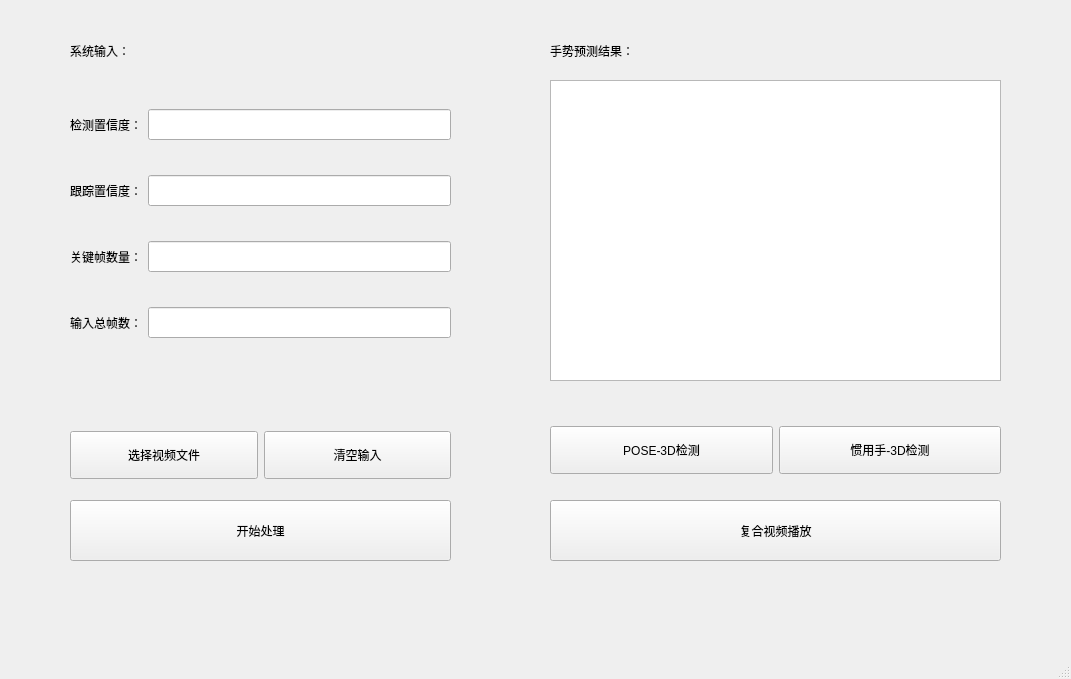
<?xml version="1.0" encoding="UTF-8"?>
<ui version="4.0">
 <class>MainWindow</class>
 <widget class="QMainWindow" name="MainWindow">
  <property name="geometry">
   <rect>
    <x>0</x>
    <y>0</y>
    <width>1071</width>
    <height>679</height>
   </rect>
  </property>
  <property name="windowTitle">
   <string>MainWindow</string>
  </property>
  <widget class="QWidget" name="centralwidget">
   <widget class="QPushButton" name="pushButton_5">
    <property name="geometry">
     <rect>
      <x>70</x>
      <y>500</y>
      <width>381</width>
      <height>61</height>
     </rect>
    </property>
    <property name="styleSheet">
     <string notr="true">height: 25px;
font: 13pt &quot;黑体&quot;;</string>
    </property>
    <property name="text">
     <string>开始处理</string>
    </property>
   </widget>
   <widget class="QTableView" name="tableView">
    <property name="geometry">
     <rect>
      <x>550</x>
      <y>80</y>
      <width>451</width>
      <height>301</height>
     </rect>
    </property>
   </widget>
   <widget class="QLabel" name="label">
    <property name="geometry">
     <rect>
      <x>550</x>
      <y>30</y>
      <width>161</width>
      <height>41</height>
     </rect>
    </property>
    <property name="styleSheet">
     <string notr="true">font: 12pt &quot;华光黑体_CNKI&quot;;</string>
    </property>
    <property name="text">
     <string>手势预测结果：</string>
    </property>
   </widget>
   <widget class="QWidget" name="horizontalLayoutWidget">
    <property name="geometry">
     <rect>
      <x>550</x>
      <y>420</y>
      <width>451</width>
      <height>61</height>
     </rect>
    </property>
    <layout class="QHBoxLayout" name="horizontalLayout">
     <item>
      <widget class="QPushButton" name="pushButton_3">
       <property name="styleSheet">
        <string notr="true">height: 40px;
font: 13pt &quot;黑体&quot;;</string>
       </property>
       <property name="text">
        <string>POSE-3D检测</string>
       </property>
      </widget>
     </item>
     <item>
      <widget class="QPushButton" name="pushButton_4">
       <property name="styleSheet">
        <string notr="true">height: 40px;
font: 13pt &quot;黑体&quot;;</string>
       </property>
       <property name="text">
        <string>惯用手-3D检测</string>
       </property>
      </widget>
     </item>
    </layout>
   </widget>
   <widget class="QLabel" name="label_5">
    <property name="geometry">
     <rect>
      <x>70</x>
      <y>30</y>
      <width>161</width>
      <height>41</height>
     </rect>
    </property>
    <property name="styleSheet">
     <string notr="true">font: 12pt &quot;华光黑体_CNKI&quot;;</string>
    </property>
    <property name="text">
     <string>系统输入：</string>
    </property>
   </widget>
   <widget class="QPushButton" name="pushButton_2">
    <property name="geometry">
     <rect>
      <x>550</x>
      <y>500</y>
      <width>451</width>
      <height>61</height>
     </rect>
    </property>
    <property name="styleSheet">
     <string notr="true">height: 40px;
font: 13pt &quot;黑体&quot;;</string>
    </property>
    <property name="text">
     <string>复合视频播放</string>
    </property>
   </widget>
   <widget class="QWidget" name="verticalLayoutWidget">
    <property name="geometry">
     <rect>
      <x>70</x>
      <y>80</y>
      <width>381</width>
      <height>291</height>
     </rect>
    </property>
    <layout class="QVBoxLayout" name="verticalLayout">
     <item>
      <layout class="QHBoxLayout" name="horizontalLayout_2">
       <item>
        <widget class="QLabel" name="label_2">
         <property name="styleSheet">
          <string notr="true">height: 10px;
font: 12pt &quot;华光大黑二_CNKI&quot;;</string>
         </property>
         <property name="text">
          <string>检测置信度：</string>
         </property>
        </widget>
       </item>
       <item>
        <widget class="QLineEdit" name="lineEdit">
         <property name="styleSheet">
          <string notr="true">height: 25px;</string>
         </property>
        </widget>
       </item>
      </layout>
     </item>
     <item>
      <layout class="QHBoxLayout" name="horizontalLayout_3">
       <item>
        <widget class="QLabel" name="label_3">
         <property name="styleSheet">
          <string notr="true">height: 10px;
font: 12pt &quot;华光大黑二_CNKI&quot;;</string>
         </property>
         <property name="text">
          <string>跟踪置信度：</string>
         </property>
        </widget>
       </item>
       <item>
        <widget class="QLineEdit" name="lineEdit_2">
         <property name="styleSheet">
          <string notr="true">height: 25px;</string>
         </property>
        </widget>
       </item>
      </layout>
     </item>
     <item>
      <layout class="QHBoxLayout" name="horizontalLayout_4">
       <item>
        <widget class="QLabel" name="label_4">
         <property name="styleSheet">
          <string notr="true">height: 10px;
font: 12pt &quot;华光大黑二_CNKI&quot;;</string>
         </property>
         <property name="text">
          <string>关键帧数量：</string>
         </property>
        </widget>
       </item>
       <item>
        <widget class="QLineEdit" name="lineEdit_3">
         <property name="styleSheet">
          <string notr="true">height: 25px;</string>
         </property>
        </widget>
       </item>
      </layout>
     </item>
     <item>
      <layout class="QHBoxLayout" name="horizontalLayout_5">
       <item>
        <widget class="QLabel" name="label_6">
         <property name="styleSheet">
          <string notr="true">height: 10px;
font: 12pt &quot;华光大黑二_CNKI&quot;;</string>
         </property>
         <property name="text">
          <string>输入总帧数：</string>
         </property>
        </widget>
       </item>
       <item>
        <widget class="QLineEdit" name="lineEdit_4">
         <property name="styleSheet">
          <string notr="true">height: 25px;</string>
         </property>
        </widget>
       </item>
      </layout>
     </item>
    </layout>
   </widget>
   <widget class="QWidget" name="horizontalLayoutWidget_7">
    <property name="geometry">
     <rect>
      <x>70</x>
      <y>420</y>
      <width>381</width>
      <height>71</height>
     </rect>
    </property>
    <layout class="QHBoxLayout" name="horizontalLayout_7">
     <item>
      <widget class="QPushButton" name="pushButton">
       <property name="styleSheet">
        <string notr="true">height: 40px;
font: 13pt &quot;黑体&quot;;</string>
       </property>
       <property name="text">
        <string>选择视频文件</string>
       </property>
      </widget>
     </item>
     <item>
      <widget class="QPushButton" name="pushButton_6">
       <property name="styleSheet">
        <string notr="true">height: 40px;
font: 13pt &quot;黑体&quot;;</string>
       </property>
       <property name="text">
        <string>清空输入</string>
       </property>
      </widget>
     </item>
    </layout>
   </widget>
  </widget>
  <widget class="QMenuBar" name="menubar">
   <property name="geometry">
    <rect>
     <x>0</x>
     <y>0</y>
     <width>1071</width>
     <height>26</height>
    </rect>
   </property>
  </widget>
  <widget class="QStatusBar" name="statusbar"/>
 </widget>
 <resources/>
 <connections/>
</ui>
